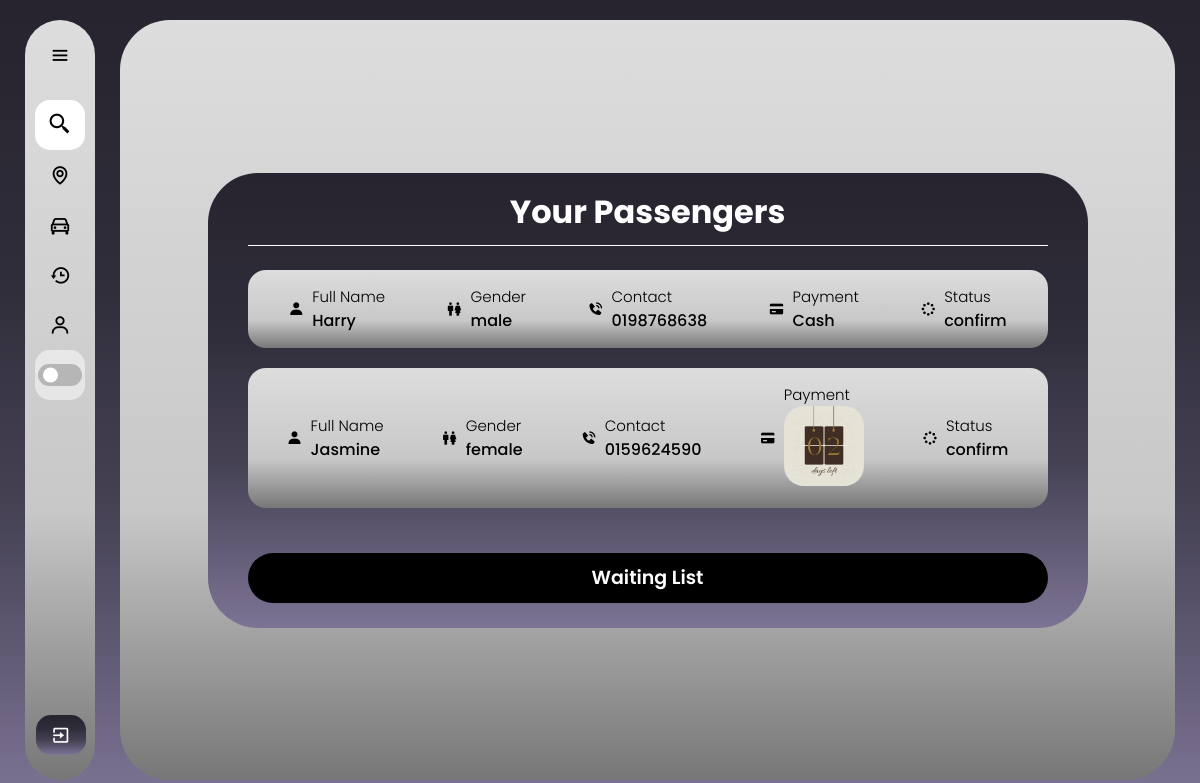
Before: /passenger_matched/1 (signed in) with the older database file.
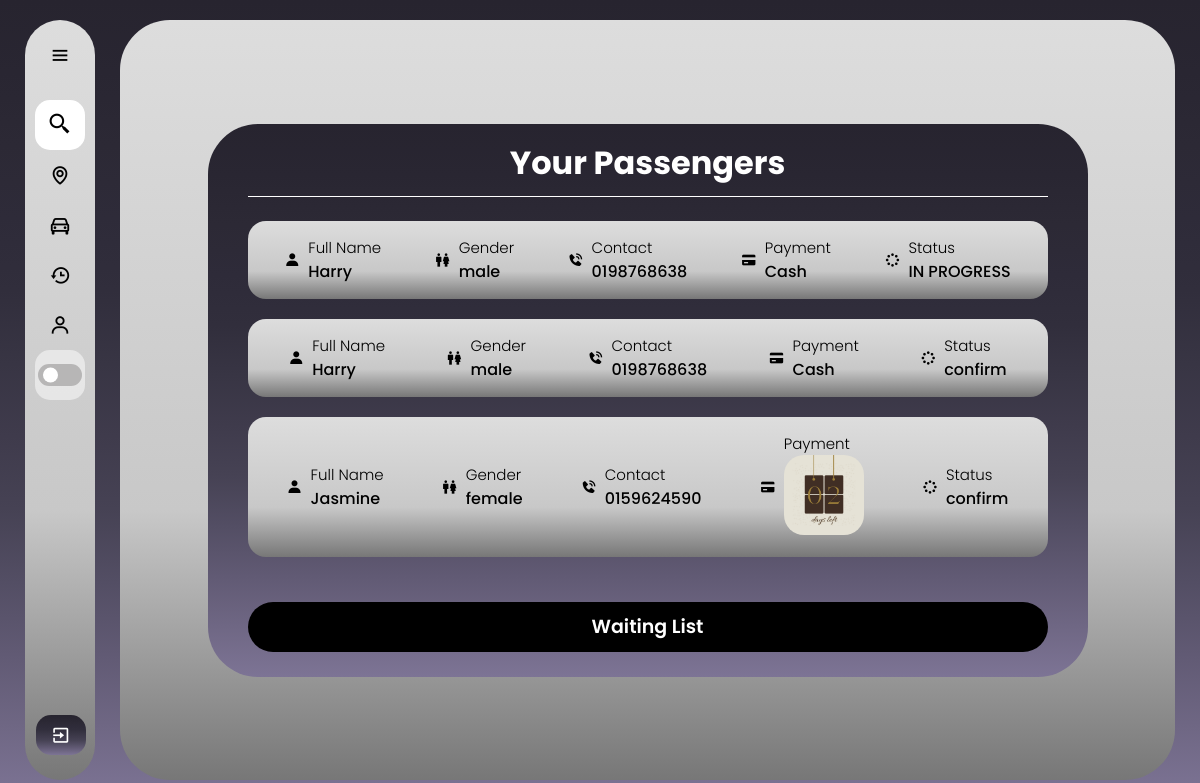
After: the same page with the newer database file.
### web/models.py (models this page shows)
class PassengerMatch(db.Model):
    id = db.Column(db.Integer, primary_key=True)
    passenger_id = db.Column(db.Integer, db.ForeignKey('user.id'), nullable=False)
    driver_id = db.Column(db.Integer, db.ForeignKey('rides.id'), nullable=False)
    payment_proof_id = db.Column(db.Integer, db.ForeignKey('payment_proof.id'), nullable=True)
    status = db.Column(db.String(20), nullable=False, default='APPROVING')
    passenger = db.relationship('User', foreign_keys=[passenger_id], backref='matches_as_passenger')
    driver = db.relationship('Rides', foreign_keys=[driver_id], backref='matches_as_driver')
    payment_proof = db.relationship('PaymentProof', backref='matches', lazy=True)

class Profile(db.Model):
    id = db.Column(db.Integer, primary_key=True)
    fullName = db.Column(db.String(150))
    gender = db.Column(db.String(100), nullable=False)
    birthyear=db.Column(db.String(15), nullable=False)
    contact = db.Column(db.String(15), nullable=False)
    birthyear = db.Column(db.String(15), nullable=False)
    profile_pic = db.Column(db.String(200), default="default.jpg")
    is_approved = db.Column(db.Boolean, default=False)  # Added for moderation
    user_id = db.Column(db.Integer, db.ForeignKey('user.id'), nullable=False)
    birthyear = db.Column(db.String(15), nullable=False)

class PaymentProof(db.Model):
    id = db.Column(db.Integer, primary_key=True)
    file_name = db.Column(db.String(100), nullable=False)
    user_id = db.Column(db.Integer, db.ForeignKey('profile.user_id'), nullable=False)
    user = db.relationship('Profile', backref='payment_proofs', lazy=True)

### web/routes.py (the view)
@bp.route('/passenger_matched/<int:driver_id>')
@login_required
def passenger_matched(driver_id):
    profile = Profile.query.filter_by(user_id=current_user.id).first()
    driver = Rides.query.get_or_404(driver_id)
    profiles = Profile.query.all()
    profile_dict = {profile.user_id: profile for profile in profiles}
    matches = PassengerMatch.query.filter_by(driver_id=driver_id, status='IN PROGRESS').all()
    matches_approving = PassengerMatch.query.filter_by(driver_id=driver_id, status='APPROVING').all()
    matches_completed = PassengerMatch.query.filter_by(driver_id=driver_id, status='COMPLETED').all()
    matches_confirmed = PassengerMatch.query.filter_by(driver_id=driver_id, status='confirm').all()
    print(f"Profile dict keys: {profile_dict.keys()}")
    print(f"Driver user ID: {driver.user_id}")
    return render_template(
        'passenger_matched.html',
        driver=driver,
        driver_id=driver_id,
        matches=matches,
        profile_dict=profile_dict,
        profile=profile,
        matches_approving=matches_approving,
        matches_completed=matches_completed,
        matches_confirmed=matches_confirmed
    )

### web/templates/passenger_matched.html (shortened to what this page needs)
{% extends "base_passenger.html" %}
{% block content %}
<!DOCTYPE html>
<html lang="en">
<head>
    <link rel="stylesheet" href="../static/passenger_matched.css">
    <link href='https://unpkg.com/boxicons@2.1.4/css/boxicons.min.css' rel='stylesheet'>
</head>
<body>
    <div class="container">
        <div class="size">
            <div class="passenger">
                <div class="header">
                    <h1>Your Passengers</h1>
                </div>
                <div class="details">
                    {% for match in matches %}
                    <div class="seperate">
                        <div class="row">
                            <div class="info_left-right">
                                <i class='bx bxs-user'></i>
                                <div class="info_up-down">
                                    <h3>Full Name</h3>
                                    <p>{{ profile_dict[match.passenger_id].fullName }}</p>
                                </div>
                            </div>
                            <div class="info_left-right">
                                <i class='bx bx-male-female'></i>
                                <div class="info_up-down">
                                    <h3>Gender</h3>
                                    <p>{{ profile_dict[match.passenger_id].gender }}</p>
                                </div>
                            </div>
                            <div class="info_left-right">
                                <i class='bx bxs-phone-call'></i>
                                <div class="info_up-down">
                                    <h3>Contact</h3>
                                    <p>{{ profile_dict[match.passenger_id].contact }}</p>
                                </div>
                            </div>
                            <div class="info_left-right">
                                <i class='bx bxs-credit-card'></i>
                                <div class="info_up-down">
                                    <h3>Payment</h3>
                                    <p>
                                        {% if match.payment_proof %}
                                            <img src="{{ url_for('static', filename='payment/' ~ match.payment_proof.file_name) }}" alt="Payment Proof">
                                        {% else %}
                                            Cash
                                        {% endif %}
                                    </p>
                                </div>
                            </div>
                            <div class="info_left-right">
                                <i class='bx bx-loader-circle' ></i>
                                <div class="info_up-down">
                                    <h3>Status</h3>
                                    <p>{{ match.status }}</p>
                                </div>
                            </div>
                        </div>
                    </div>
                    {% endfor %}
                    {% for match in matches_confirmed %}
                    <div class="seperate">
                        <div class="row">
                            <div class="info_left-right">
                                <i class='bx bxs-user'></i>
                                <div class="info_up-down">
                                    <h3>Full Name</h3>
                                    <p>{{ profile_dict[match.passenger_id].fullName }}</p>
                                </div>
                            </div>
                            <div class="info_left-right">
                                <i class='bx bx-male-female'></i>
                                <div class="info_up-down">
                                    <h3>Gender</h3>
                                    <p>{{ profile_dict[match.passenger_id].gender }}</p>
                                </div>
                            </div>
                            <div class="info_left-right">
                                <i class='bx bxs-phone-call'></i>
                                <div class="info_up-down">
                                    <h3>Contact</h3>
                                    <p>{{ profile_dict[match.passenger_id].contact }}</p>
                                </div>
                            </div>
                            <div class="info_left-right">
                                <i class='bx bxs-credit-card'></i>
                                <div class="info_up-down">
                                    <h3>Payment</h3>
                                    <p>
                                        {% if match.payment_proof %}
                                            <img src="{{ url_for('static', filename='payment/' ~ match.payment_proof.file_name) }}" alt="Payment Proof">
                                        {% else %}
                                            Cash
                                        {% endif %}
                                    </p>
                                </div>
                            </div>
                            <div class="info_left-right">
                                <i class='bx bx-loader-circle' ></i>
                                <div class="info_up-down">
                                    <h3>Status</h3>
                                    <p>{{ match.status }}</p>
                                </div>
                            </div>
                        </div>
                    </div>
                    {% endfor %}
                </div>
                <br>
                <a href="{{ url_for('main.waiting_list', driver_id=driver_id) }}">
                    <div class="btn-container">
                        <button type="submit" class="btn">Waiting List</button>
                    </div>
                </a>
            </div>
        </div>
    </div>
</body>
</html>
{% endblock %}

### web/templates/base_passenger.html (shortened to what this page needs)
<!DOCTYPE html>
<html>
  <head>
    <link rel="stylesheet" href="../static/sidebar.css">
    <link href='https://unpkg.com/boxicons@2.1.4/css/boxicons.min.css' rel='stylesheet'>
  </head>
<body>
    <div class="sidebar">
      <div class="logo_name">
        <i class='bx bx-menu' id="btn" ></i>
      </div>
      <ul class="nav_list">
        <li>
          <i class='bx bx-search-alt-2' ></i>
          <input type="text" id="sidebarSearch" placeholder="Search">
        </li>
        <li>
          <a href="{{ url_for('main.findarides')}}">
            <i class='bx bx-map' ></i>
          </a>
        </li>
        <li>
          <a href="{{ url_for('main.driver_post') }}">
            <i class='bx bx-car'></i>
          </a>
        </li>
        <li>
          <a href="{{ url_for('main.booking_history') }}" >
            <i class='bx bx-history' ></i>
          </a>
        </li>
        <li>
          <a href="{{ url_for('main.dashboard') }}" >
            <i class='bx bx-user'></i>
          </a>
        </li>
        <li class="mode">
          <div class="moon-sun">
          </div>
          <div class="toggle-switch">
            <span class="switch"></span>
          </div>
        </li>
      </ul>
      <div class="profile_content">
        <div class="profile">
          <a href="/">
            <i class='bx bx-exit' id="logout" ></i>
          </a>
        </div>
      </div>
    </div>
    <div class="right_box">
        {% block content %}{% endblock %}
    </div>
  </body>
</html>

### web/static/sidebar.css (style rules this page uses)
* { margin: 0; padding: 0; box-sizing: border-box; font-family: "poppins"; }
:root { --background-color: linear-gradient(to bottom, #27242f, #292632, #2c2935, #2e2b39, #312e3c, #383544, #3f3b4c, #464254, #534e64, #615a74, #6f6784, #7d7495); --box-color: linear-gradient(180deg, #DDDDDD 0%, #C8C8C8 64.5%, #777777 100%); --text-color: black; --toggle-color: white; --mode-background: rgba(255, 255, 255, 0.5); --box-shadow: 5px 5px 10px rgba(0, 0, 0, 0.5); }
body { position: relative; min-height: 100vh; width: 100%; overflow: hidden; background: var(--background-color) fixed; }
.sidebar { position: fixed; top: 20px; bottom: 20px; left: 25px; width: 70px; background: var(--box-color); padding: 10px 10px; border-radius: 50px; transition: all 0.5s ease; }
.sidebar #btn { position: absolute; left: 50%; top: 10px; font-size: 22px; height: 50px; width: 50px; text-align: center; line-height: 50px; transform: translateX(-50%); color: var(--text-color); }
.sidebar ul { margin-top: 20px; }
.sidebar ul li { list-style: none; line-height: 50px; position: relative; height: 50px; width: 100%; }
.sidebar ul li input { position: absolute; height: 100%; width: 100%; left: 0; top: 0; border-radius: 15px; outline: none; border: none; background: var(--toggle-color); padding-left: 50px; font-size: 16px; color: var(--text-color); }
.sidebar ul li .bx-search-alt-2 { position: absolute; z-index: 100; height: 50px; min-width: 50px; line-height: 50px; text-align: center; font-size: 25px; transition: all 0.5s ease; color: var(--text-color); }
.sidebar ul li a { color: var(--text-color); display: flex; align-items: center; text-decoration: none; border-radius: 15px; white-space: nowrap; }
.sidebar ul li a i { font-size: 22px; height: 50px; min-width: 50px; line-height: 50px; text-align: center; transition: all 0.5s ease; }
.sidebar .nav_list .mode { background: var(--mode-background); border-radius: 15px; display: flex; align-items: center; position: relative; color: var(--text-color); position: relative; }
.sidebar .nav_list .mode .moon-sun { font-size: 22px; height: 50px; min-width: 50px; display: flex; align-items: center; justify-content: center; }
.sidebar .mode .toggle-switch { position: absolute; right: 3px; display: flex; align-items: center; justify-content: center; height: 100%; min-width: 45px; cursor: pointer; }
.toggle-switch .switch { position: relative; height: 22px; width: 44px; border-radius: 25px; background: #b7b6b6; }
.toggle-switch .switch::before { content: ''; position: absolute; height: 15px; width: 15px; border-radius: 50%; top: 50%; left: 5px; transform: translateY(-50%); background: var(--toggle-color); transition: all 0.5s ease; }
.sidebar .profile_content { position: absolute; color: white; bottom: 20px; left: 15px; width: 85%; }
.sidebar .profile_content .profile { position: relative; padding: 0 10px; height: 50px; border-radius: 15px; }
.profile #logout { color: var(--toggle-color); cursor: pointer; position: absolute; left: 35%; bottom: 5px; transform: translateX(-50%); min-width: 50px; line-height: 40px; font-size: 20px; border-radius: 15px; text-align: center; transition: all 0.4s ease; background: var(--background-color); }

Changed rows visible on the page:
added PassengerMatch: {{ profile_dict[match.passenger_id].fullName }} "Harry", {{ profile_dict[match.passenger_id].gender }} "male", {{ profile_dict[match.passenger_id].contact }} "0198768638", status "IN PROGRESS", shown under "Your Passengers"
